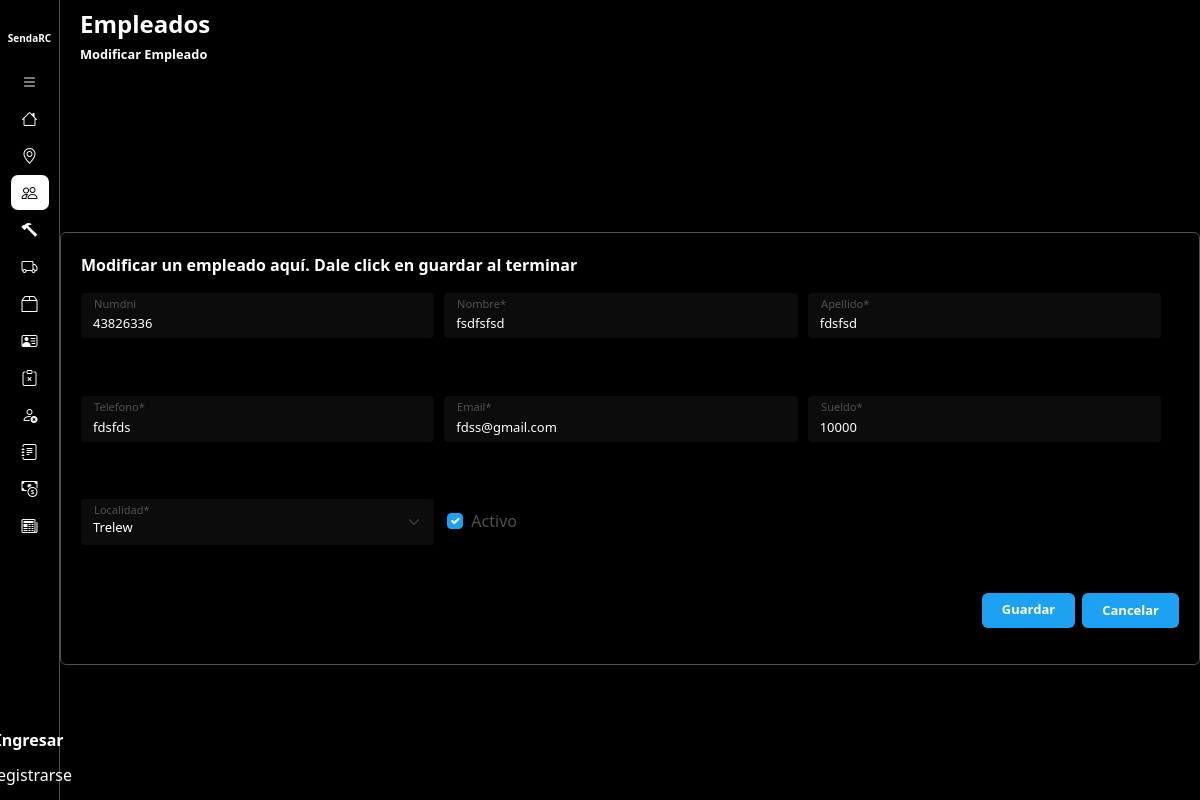
The page /modificarEmpleado/3 on the database its author committed.
### core/models.py (models this page shows, shortened)
class Empleado(models.Model):
    numDNI = models.CharField(unique=True,max_length=10)
    nombre = models.CharField(max_length=50)
    apellido = models.CharField(max_length=50)
    telefono = models.CharField(max_length=10)
    email = models.EmailField(max_length=254)
    sueldo = models.IntegerField()
    localidad = models.ForeignKey(Localidad, on_delete=models.DO_NOTHING)
    activo = models.BooleanField(default=True)
    sueldo_basico = 58000
    objects = EmpleadoManager()
    habilitados = EmpleadoManager(True)
    deshabilitados = EmpleadoManager(False)

class Localidad(models.Model):
    cp = models.CharField(unique=True, max_length=10)
    nombre = models.CharField(max_length=100)
    def __str__(self):
        return self.nombre

### core/views.py (the view, shortened to what this page needs)
# urls.py: path('modificarEmpleado/<int:pk>', updateEmpleado.as_view(), name = 'modificarEmpleado'),
class updateEmpleado(UpdateView):
    model = Empleado
    form_class = FormEmpleado
    template_name = 'empleado/modificarEmpleado.html'
    success_url = reverse_lazy('gestionEmpleado')
    def get_form_kwargs(self):
        kwargs = super(updateEmpleado, self).get_form_kwargs()
        kwargs['is_modificar'] = True
        return kwargs

### core/models.py (called while the page is built)
    def get_queryset(self):
        qs = super().get_queryset()
        return qs.filter(activo=self.habilitado) if self.habilitado is not None else qs

### core/templates/empleado/modificarEmpleado.html
{% extends 'layouts/baseForm.html' %}
{% load static %}
{% load crispy_forms_tags %}
{% block extracss %}{{block.super}}
    <link href="{% static 'css/cliente.css' %}" rel="stylesheet" />
{% endblock %}
{% block title %}
    <h1 class="titulo">Empleados</h1>
    <div class="container-info">
        <h2 class="operacion">Modificar Empleado</h2>
    </div>
{% endblock %}
{% block formulario %}
    <div class="container container-form">
        {% crispy form %}
    </div>
{% endblock %}

### static/css/base.css (style rules this page uses)
* { margin: 0; padding: 0; box-sizing: border-box; }
body { background-color: #000; }

### static/css/baseForm.css (style rules this page uses)
.seccion-cabecera> h1 { font-size: 1.5rem; font-weight: 700; }
.container-info > h2 { font-size: 0.8rem; font-weight: 700; }
.container-info { display: flex; gap: 10px; justify-content: center; align-items: center; }
.container-form { color: #505050; border: 1px solid #505050; padding: 20px; border-radius: 6px; transition: box-shadow 0.1s ease-out; }
.container-form > form { background-color: #000; max-height: 36rem; }
.form-control, .form-select { width: 100%; background-color: #0c0c0c; color: #FFF; font-size: 13px; border: none; border-radius: 4px !important; }
.operaciones { width: 100%; height: 35px; display: flex; justify-content: end; gap: 8px; background-color: #000; }
.btn-Guardar, .btn-Cancelar, .btn-Volver { background-color: #1DA1F2; color: #FFF; border-radius: 6px !important; padding-inline: 20px; font-weight: 700; border: none !important; font-size: 13px; }
.btn-Cancelar { text-decoration: none; padding-top: 0.5rem; }
.form-floating > label { font-size: 13px !important; }
.info-formulario { font-weight: 600; color: #fff; }

### static/css/cliente.css (style rules this page uses)
.container-inputs-form { height: 300px; width: 1080px; display: grid; grid-template-columns: repeat(3,1fr); gap: 10px; }
#div_id_activo { padding: 10px 0 0 27px; }

### rows shown on the page
Empleado: numDNI "43826336", nombre "fsdfsfsd", apellido "fdsfsd", telefono "fdsfds", email "fdss@gmail.com", sueldo "10000", localidad "Trelew", activo "☑"
